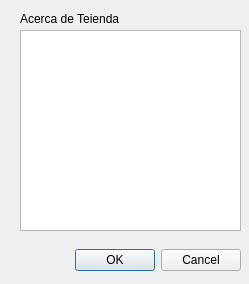
<?xml version="1.0" encoding="UTF-8"?>
<ui version="4.0">
 <class>Acerca</class>
 <widget class="QDialog" name="Acerca">
  <property name="geometry">
   <rect>
    <x>0</x>
    <y>0</y>
    <width>249</width>
    <height>284</height>
   </rect>
  </property>
  <property name="windowTitle">
   <string>Dialog</string>
  </property>
  <widget class="QDialogButtonBox" name="buttonBox">
   <property name="geometry">
    <rect>
     <x>20</x>
     <y>240</y>
     <width>221</width>
     <height>41</height>
    </rect>
   </property>
   <property name="orientation">
    <enum>Qt::Horizontal</enum>
   </property>
   <property name="standardButtons">
    <set>QDialogButtonBox::Cancel|QDialogButtonBox::Ok</set>
   </property>
  </widget>
  <widget class="QLabel" name="label">
   <property name="geometry">
    <rect>
     <x>20</x>
     <y>10</y>
     <width>191</width>
     <height>17</height>
    </rect>
   </property>
   <property name="text">
    <string>Acerca de Teienda</string>
   </property>
  </widget>
  <widget class="QPlainTextEdit" name="outTexto">
   <property name="geometry">
    <rect>
     <x>20</x>
     <y>30</y>
     <width>221</width>
     <height>201</height>
    </rect>
   </property>
  </widget>
 </widget>
 <resources/>
 <connections>
  <connection>
   <sender>buttonBox</sender>
   <signal>accepted()</signal>
   <receiver>Acerca</receiver>
   <slot>accept()</slot>
   <hints>
    <hint type="sourcelabel">
     <x>248</x>
     <y>254</y>
    </hint>
    <hint type="destinationlabel">
     <x>157</x>
     <y>274</y>
    </hint>
   </hints>
  </connection>
  <connection>
   <sender>buttonBox</sender>
   <signal>rejected()</signal>
   <receiver>Acerca</receiver>
   <slot>reject()</slot>
   <hints>
    <hint type="sourcelabel">
     <x>316</x>
     <y>260</y>
    </hint>
    <hint type="destinationlabel">
     <x>286</x>
     <y>274</y>
    </hint>
   </hints>
  </connection>
 </connections>
</ui>
